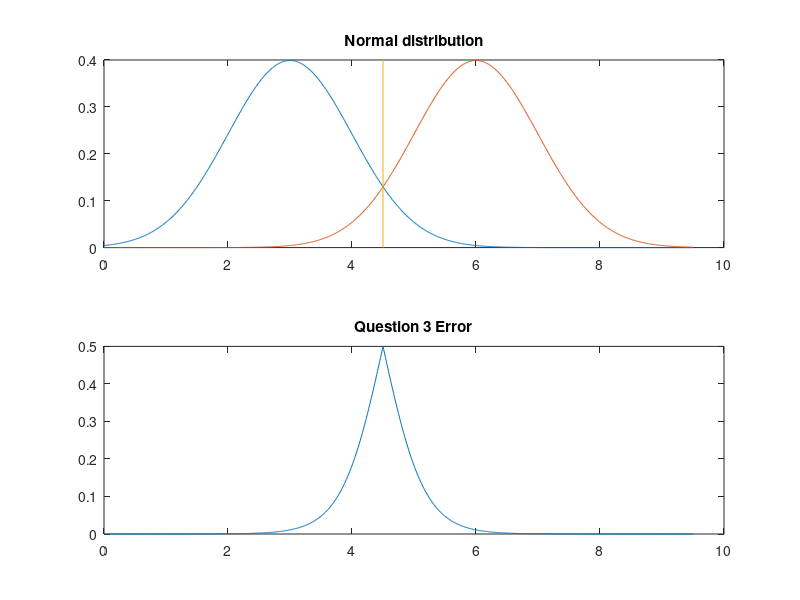
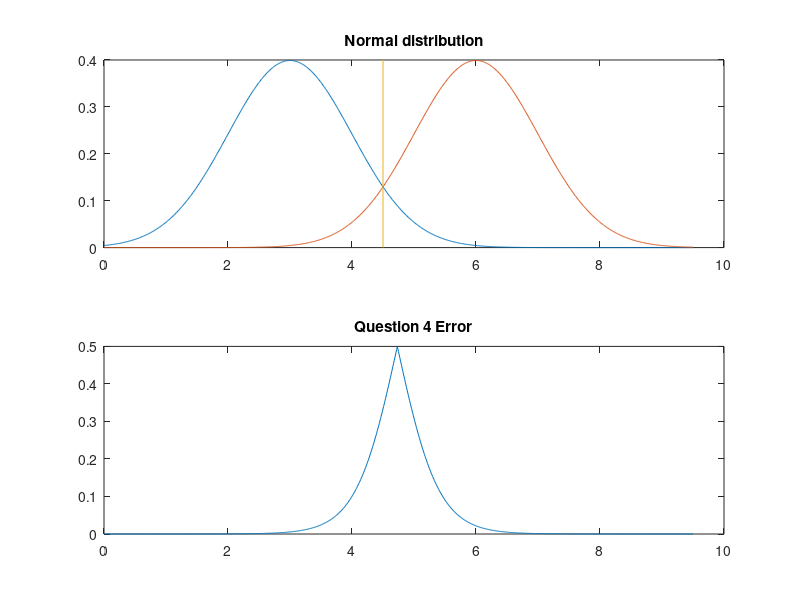

Recreate these plots in MATLAB, in order.
clear all;close all
sgma=1; %Standard deviation
m=[3,6];%Mean
x=0:0.01:9.5;
t=length(x); %number of samples
P_w=[2/3 1/3];
 
%% Calculating P(x|wi)
P_x_w=zeros(2,t);
for i=1:2
    for j=1:t
        P_x_w(i,j)=(1/(sqrt(2*pi)*sgma))*exp(-0.5*((x(j)-m(i))/sgma)^2);
    end
end
 
%% Question 3, P_W_1 = P_W_2
 
P_x=zeros(2,t);
for i=1:2
    for j=1:t
        aux=0;
        for k=1:2
            aux=aux+(P_x_w(k,j)*0.5);
        end
        P_x(i,j)=aux;
    end
end
for i=1:2
    for j=1:t
        P_w_x(i,j)=(P_x_w(i,j)*0.5)/P_x(i,j);
    end
end
 
P_e_x=zeros(1,t);
for j=1:t
    P_e_x(j)=min(P_w_x(:,j));
end
%% Plotting Q3
D_Bnd=[sum(m)/2 sum(m)/2];
figure
subplot(2,1,1)
plot(x,P_x_w(1,:))
hold on
plot(x,P_x_w(2,:))
hold on
plot(D_Bnd,[0 0.4])
title('Normal distribution') 
subplot(2,1,2)
plot(x,P_e_x)
title('Question 3 Error') 
%% Classifier Q3
disp('Question 3')
X=input('Boundary for the minimum-error classifier: ');
for i=1:t
    if X==x(i)
        K=i;
    end
end
if X<D_Bnd
    disp('Class 1, P_e: ')
    Error=P_e_x(K)
else
    disp('Class 2, P_e: ')
    Error=P_e_x(K)
end
 
 
%% Question 4, P_W_1 =/ P_W_2
P_x=zeros(2,t);
for i=1:2
    for j=1:t
        aux=0;
        for k=1:2
            aux=aux+(P_x_w(k,j)*P_w(k));
        end
        P_x(i,j)=aux;
    end
end
 
for i=1:2
    for j=1:t
        P_w_x2(i,j)=(P_x_w(i,j)*P_w(i))/P_x(i,j);
    end
end
 
P_e_x2=zeros(1,t);
for j=1:t
    P_e_x2(j)=min(P_w_x2(:,j));
end
%% Plotting Q4
D_Bnd=[sum(m)/2 sum(m)/2];
figure
subplot(2,1,1)
plot(x,P_x_w(1,:))
hold on
plot(x,P_x_w(2,:))
hold on
plot(D_Bnd,[0 0.4])
title('Normal distribution') 
subplot(2,1,2)
plot(x,P_e_x2)
title('Question 4 Error') 
%% Classifier Q4
disp('Question 4')
X=input('Boundary for the minimum-error classifier: ');
for i=1:t
    if X==x(i)
        K=i;
    end
end
if X<D_Bnd
    disp('Class 1, P_e: ')
    ERROR=P_e_x(K)
else
    disp('Class 2, P_e: ')
    ERROR=P_e_x(K)
end